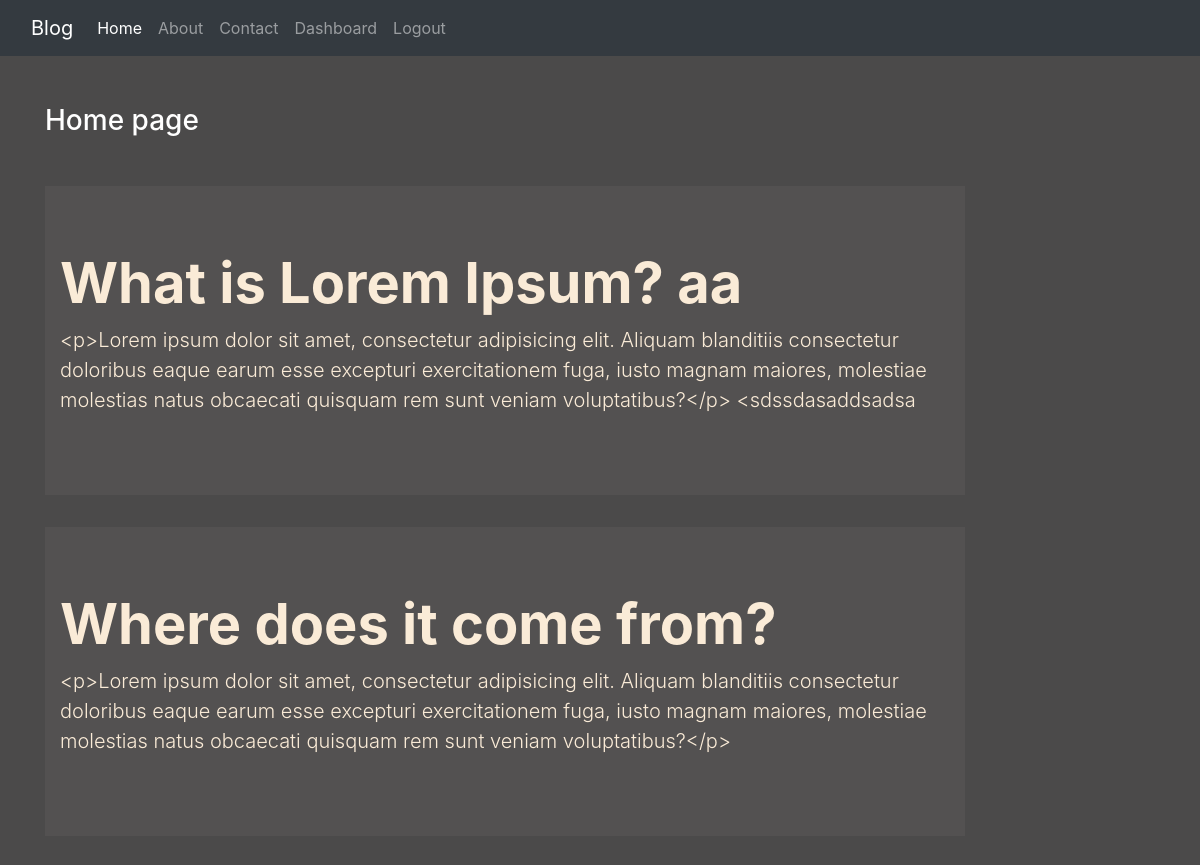
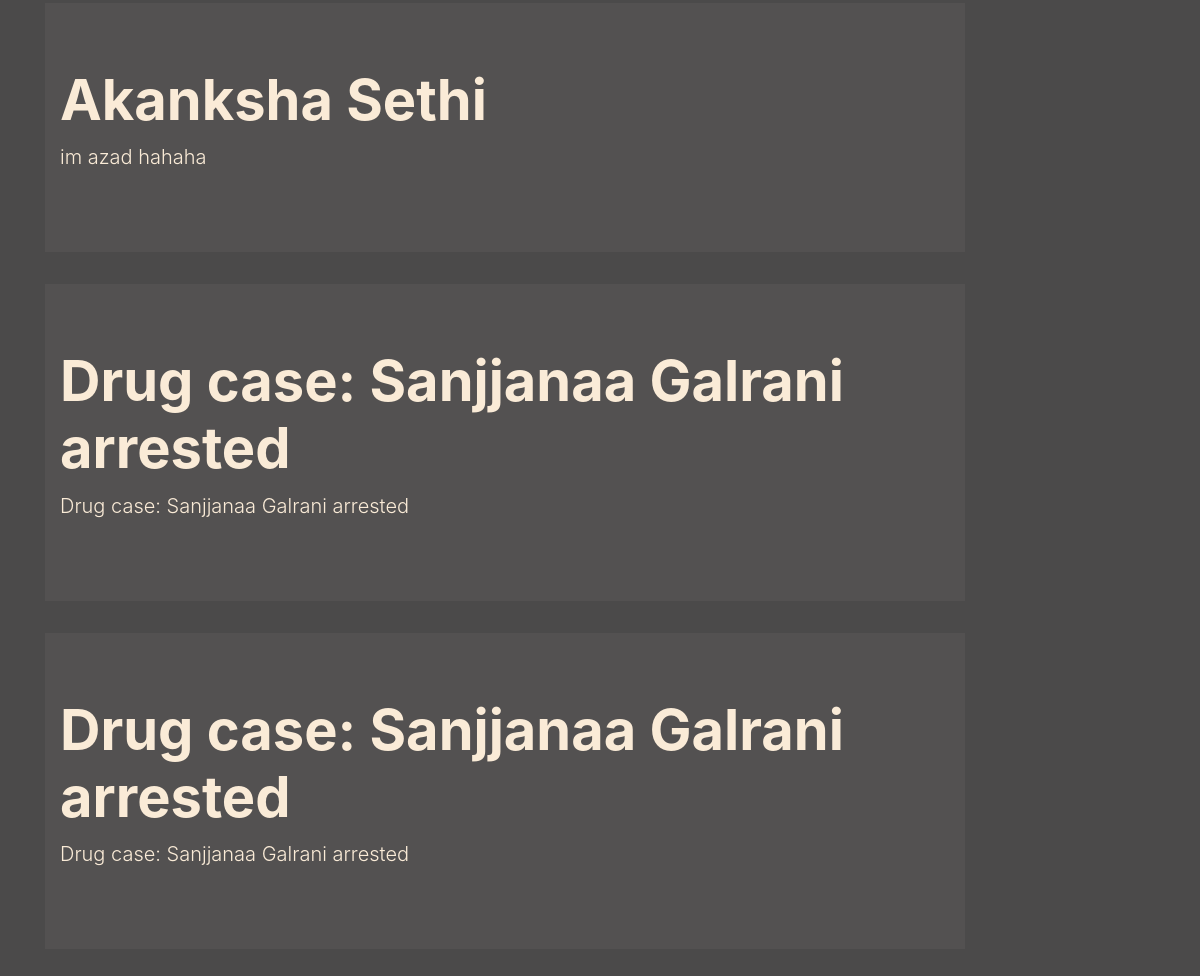
The app's page / (signed in) with its own data (2 pictures, top to bottom).
### post/models.py (models this page shows)
class Post(models.Model):
    title = models.CharField(max_length=150)
    desc = models.TextField()

### post/views.py (the view)
# urls.py: 2. Add a URL to urlpatterns:  path('', views.home, name='home')
def home(request):
    posts = Post.objects.all()
    return render(request, 'post/home.html',{'posts':posts})

### post/templates/post/home.html
{% extends 'post/base.html' %}
{% load static %}
{% block content %}
<div class="col-sm-10">
 <h3 class="text-white my-5">Home page</h3>
  {% for post in posts %}
    <div class="jumbotron jumbotron-fluid jumbo-color">
      <div class="container">
        <h1 class="display-4 font-weight-bold">{{ post.title }}</h1>
         <p class="lead">{{ post.desc }}</p>
      </div>
    </div>
  {% endfor %}
</div>
{% endblock content %}

### post/static/css/style.css (style rules this page uses)
body { background-color: rgb(75,74,74); color: antiquewhite; }
.jumbo-color { background-color: rgb(83,81,81); }

### records on screen
Post: title "What is Lorem Ipsum? aa", desc "<p>Lorem ipsum dolor sit amet, consectetur adipisicing elit. Aliquam blanditiis consectetur doloribus eaque earum esse excepturi exercitationem fuga, iusto magnam maiores, molestiae molestias natus obcaecati quisquam rem sunt veniam voluptatibus?</p> <sdssdasaddsadsa"
Post: title "Where does it come from?", desc "<p>Lorem ipsum dolor sit amet, consectetur adipisicing elit. Aliquam blanditiis consectetur doloribus eaque earum esse excepturi exercitationem fuga, iusto magnam maiores, molestiae molestias natus obcaecati quisquam rem sunt veniam voluptatibus?</p>"
Post: title "Akanksha Sethi", desc "im azad hahaha"
Post: title "Drug case: Sanjjanaa Galrani arrested", desc "Drug case: Sanjjanaa Galrani arrested"
Post: title "Drug case: Sanjjanaa Galrani arrested", desc "Drug case: Sanjjanaa Galrani arrested"
